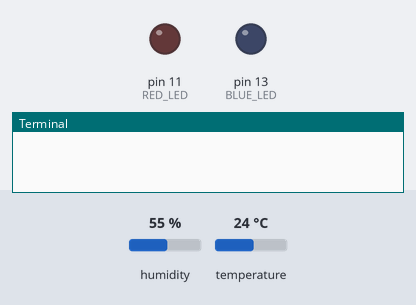
The program below on a simulated Raspberry Pi (header pin numbers). Parts: output pins drawn as LEDs (lit = HIGH), the last lines printed to the terminal. Inputs (shaded band) come from the test bench; at power-on: humidity 55 %, temperature 24 °C.

Above: at 0.1 s.
At 1.1 s:
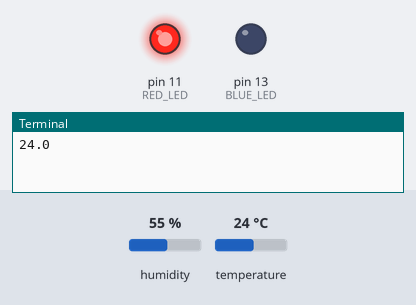
Timing chart, 0 to 2.6 s (numbered marks = the images above):
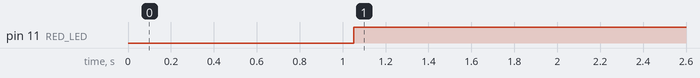

Measured:
- by itself, pin 11 (RED_LED): LOW → HIGH at 1.1 s

The program:

DHT_Challenge.py
```python
import RPi.GPIO as GPIO
from time import sleep
import Adafruit_DHT

GPIO.setwarnings(False)
GPIO.setmode(GPIO.BOARD)

sensor = Adafruit_DHT.DHT11

DHT = 4
RED_LED = 11
BLUE_LED = 13

GPIO.setup(RED_LED, GPIO.OUT, initial=GPIO.LOW)
GPIO.setup(BLUE_LED, GPIO.OUT, initial=GPIO.LOW)

humidity, temperature = Adafruit_DHT.read_retry(sensor, DHT)
print(temperature)

while True:
    humidity, temperature = Adafruit_DHT.read_retry(sensor, DHT)
    if temperature > 23:
        GPIO.output(RED_LED, GPIO.HIGH)
    if temperature < 20:
        #GPIO.output(BLUE_LED, GPIO.HIGH
        sleep(1)
```
